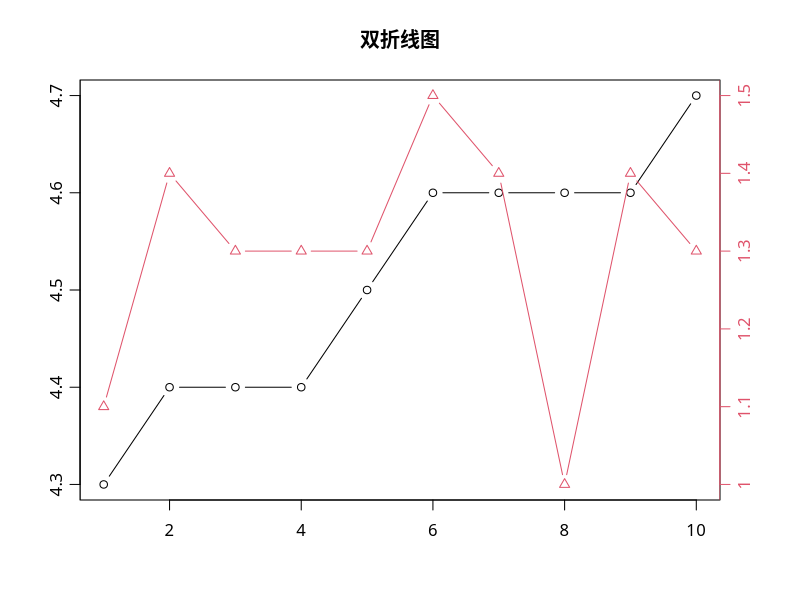
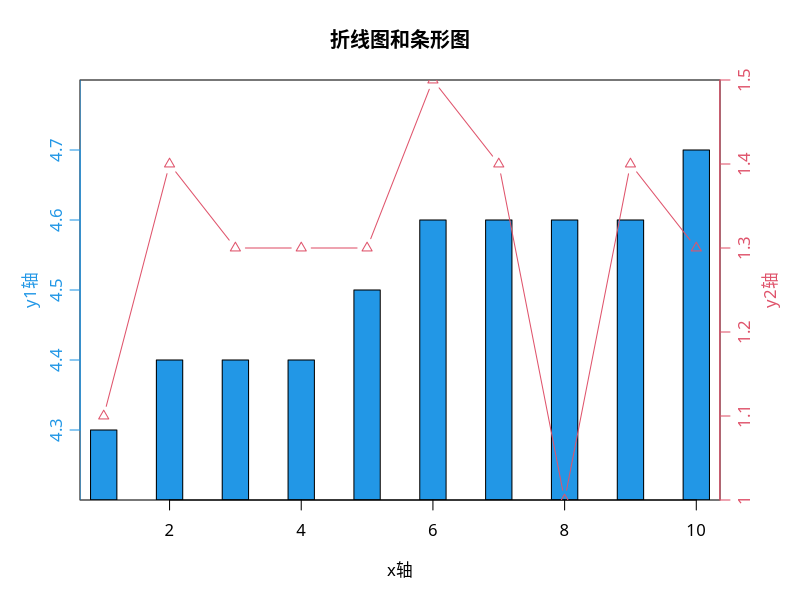

R code for these plots, in order:
## ---- chunk 1
knitr::opts_chunk$set(echo = TRUE)
## ---- chunk 2
#png("2y_1.png")
rm(list = ls())
library(plotrix)
library(dplyr)
new_iris = arrange(iris,Sepal.Length)# 按照花瓣的长度进行排序 --- 为了后面好看  
head(new_iris,10)

# 设置数据 -
y1 = new_iris$Sepal.Length[1:10]
x1_axis = 1:length(y1)

y2 = new_iris$Petal.Length[1:10]
x2_axis = 1:length(y2)


par(family='STKaiti')
twoord.plot(x1_axis, y1, x2_axis, y2,main = '双折线图') #  这线图


par(family='STKaiti')
twoord.plot(x1_axis, y1, x2_axis, y2,lylim=c(4.2,4.8),rylim=c(1,1.5),lcol=4,rcol=2,main = '折线图和条形图',
            xlab="x轴",ylab="y1轴",rylab="y2轴",type=c("bar","b"),halfwidth=0.2) # 折线图和条形图
#dev.off()


## ---- chunk 3
sessionInfo()
